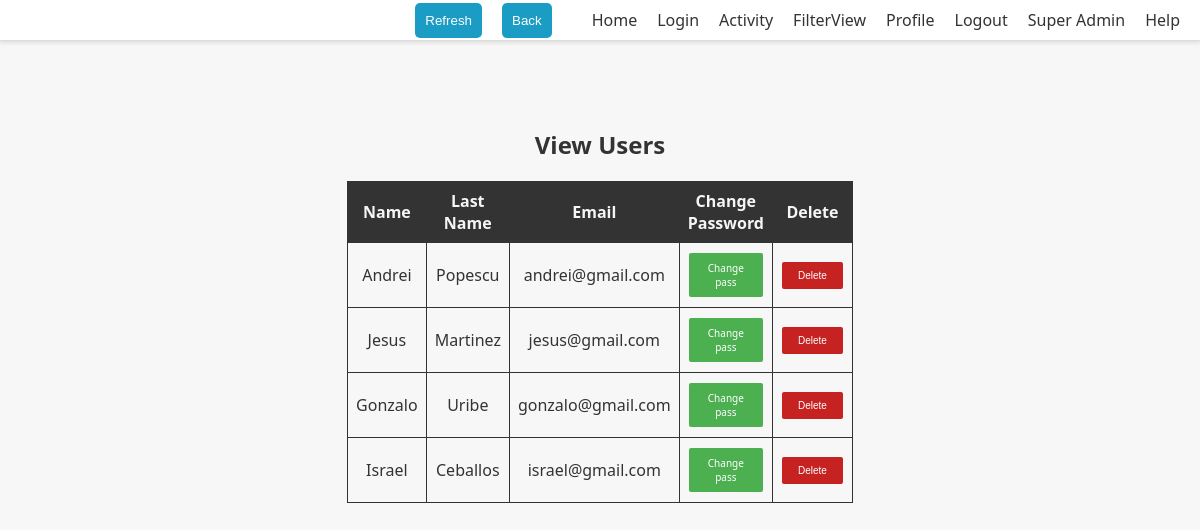
The app's page /view_users, older data.
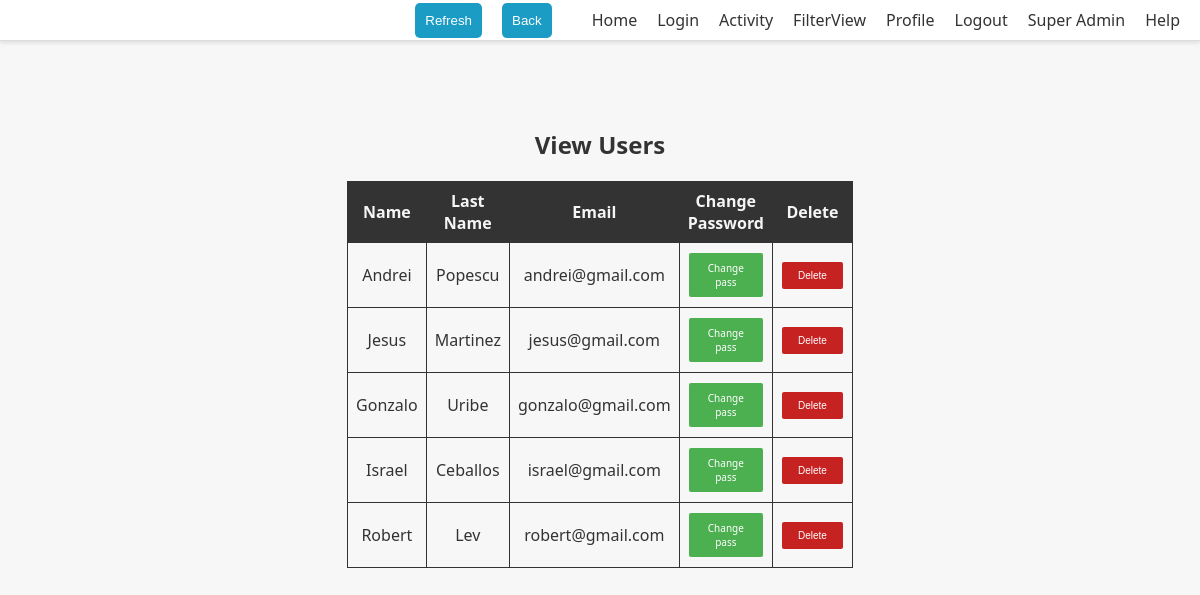
The same page, newer data.
### models/xmlapp_db.py (models this page shows, shortened)
class Person(Base):
    __tablename__ = "person"
    id = Column("id", String(length=80), primary_key=True)
    first_name = Column("first_name", String(length=80), nullable=False)
    last_name = Column("last_name", String(length=80), nullable=False)
    email = Column("email", String(length=60), nullable=False, unique=True)
    password = Column("password", String(length=256), nullable=False)
    currentconn = Column("currentconn", String, ForeignKey('connections.uuid'))
    company = Column("company", String(length=60), nullable=False)

### app.py (the view)
@app.get("/view_users")
async def view_users(request: Request, date: str = None):
    users = Person.find_all()
    return templates.TemplateResponse("view_users.html", {"request": request, "users": users})

### templates/view_users.html (shortened to what this page needs)
<!DOCTYPE html>
<html>
<head>
</head>
<body>
    <div class="container">
        <h2>View Users</h2>
                <table>
                    <tr>
                        <th>Name</th>
                        <th>Last Name</th>
                        <th>Email</th>
                        <th>Change Password</th>
                        <th>Delete</th>
                    </tr>
                    {% for user in users %}
                        <tr>
                            <td>{{ user.first_name }}</td>
                            <td>{{ user.last_name }}</td>
                            <td>{{ user.email }}</td>
                            <td>
                                <a href="/new_password?email={{ user.email }}" class="accept-button" > Change pass </a>
                            </td>
                            <td>
                                <button type="button" class="delete-button" onclick="deleteUser('{{ user.email }}')">Delete</button>
                            </td>
                            </tr>
                    {% endfor %}
                </table>
            </div>
</body>
{% include '_site_map.html' %}
</html>

### templates/_site_map.html (shortened to what this page needs)
<div class="sidebar">
    <div class="left">
        <div>
            <button onclick="location.reload()">Refresh</button>
        </div>
    </div>
    <div class="left">
        <button onclick="window.history.back()">Back</button>
    </div>
    <a href="/">Home</a>
    <a href="/auth/login">Login</a>
    <a href="/activity">Activity</a>
    <a href="/filterview">FilterView</a>
    <a href="/profile">Profile</a>
    <a href="/auth/logout">Logout</a>
    <a href="/super_admin">Super Admin</a>
    <a href="/help">Help</a>
</div>

### templates/view_users.html (style rules this page uses)
body { background-color: #f7f7f7; color: #333333; text-align: center; padding: 20px; font-family: 'Segoe UI', Tahoma, Geneva, Verdana, sans-serif; }
table { border-collapse: collapse; width: 40%; margin: 0 auto; }
td, th { padding: 8px; border: 1px solid #333333; }
th { background-color: #333333; color: #F5F5F5; }
a { color: #333333; text-decoration: none; }
h2 { color: #333; margin-top: 100px; margin-bottom: 20px; }
.accept-button, .reject-button, .delete-button, .downloadftp-button, .postform-button, .sendfile-button { background-color: #4CAF50; color: white; border: none; padding: 8px 16px; text-align: center; text-decoration: none; display: inline-block; font-size: 10px; margin: 2px 1px; cursor: pointer; border-radius: 2px; }
.delete-button { background-color: #c72222; color: white; border: none; padding: 8px 16px; text-align: center; text-decoration: none; display: inline-block; font-size: 10px; margin: 2px 1px; cursor: pointer; border-radius: 2px; }

### templates/_site_map.html (style rules this page uses)
.sidebar { position: fixed; top: 0; left: 0; height: 40px; width: 100%; background-color: #fff; border-bottom: 1px solid #ddd; padding: 20px; box-sizing: border-box; box-shadow: 0px 2px 4px rgba(0, 0, 0, 0.1); display: flex; justify-content: flex-end; align-items: center; }
.sidebar .left { display: flex; justify-content: flex-start; align-items: center; }
.sidebar .left button { background-color: #1a9cc4; color: #fff; border: none; border-radius: 5px; padding: 10px; margin-right: 20px; cursor: pointer; }
.sidebar a { display: block; color: #333; margin-left: 20px; text-decoration: none; }

Row changes from the older to the newer data that the page shows:
added Person: first_name "Robert", last_name "Lev", email "robert@gmail.com"
